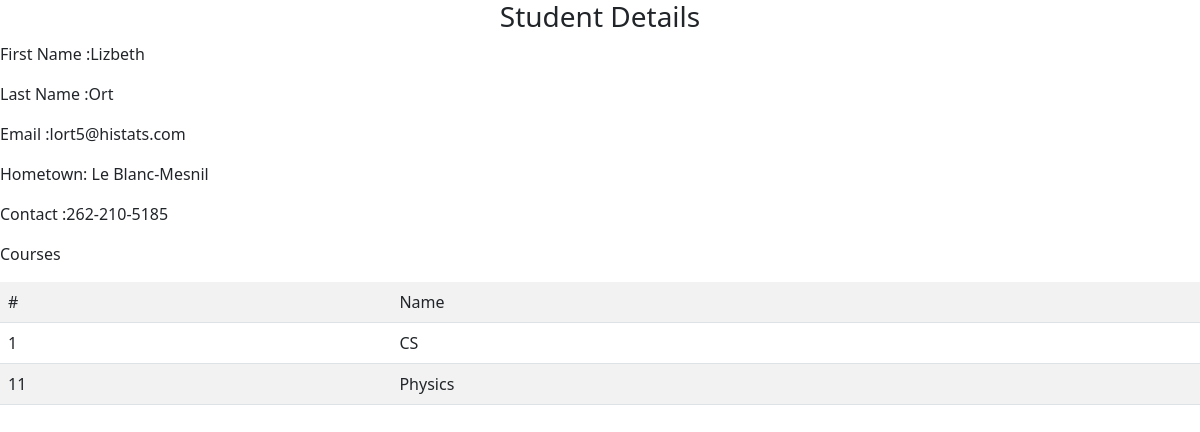
The app's page /student_details/6 with its own data.
### model.py (models this page shows, shortened)
class Student(db.Model):
    __tablename__ = 'student'
    id = db.Column(db.Integer(), primary_key=True)
    first_name = db.Column(db.String())
    last_name = db.Column(db.String())
    email = db.Column(db.String())
    courses  = db.relationship('Course', secondary=student_course, back_populates='students')
    biodata = db.relationship('BioData', back_populates = 'student', uselist=False)

class BioData(db.Model):
    __tablename__ = 'biodata'
    id = db.Column(db.Integer(), primary_key=True)
    hometown = db.Column(db.String())
    contact = db.Column(db.String())
    student_id = db.Column(db.Integer(), db.ForeignKey('student.id'))
    student = db.relationship('Student', back_populates = 'biodata', uselist=False)

class Course(db.Model):
    __tablename__ ='course'
    id =  db.Column(db.Integer(), primary_key=True)
    name = db.Column(db.String())
    students  = db.relationship('Student', secondary=student_course, back_populates='courses')

### app.py (the view)
@app.route('/student_details/<int:id>')
def student_details(id):
    student = Student.query.filter_by(id=id).first()
    return render_template('student-details.html',student=student)

### templates/student-details.html
{% extends 'base.html' %}
{% block main %}
<h3 class="text-center">Student Details</h3>
<p> First Name :{{student.first_name}}</p>
<p> Last Name :{{student.last_name}}</p>
<p> Email :{{student.email}}</p>
<p>Hometown: {{student.biodata.hometown}}</p>
<p>Contact :{{student.biodata.contact}}</p>
{% if student.courses %}
<p>Courses</p>
<table class="table table-striped">
    <tr>
        <td>#</td>
        <td>Name</td>
    </tr>
    {% for course in student.courses  %}
    <tr>
        <td>{{course.id}}</td>
        <td>{{course.name}}</td>
    </tr>
    {% endfor %}
</table>
{% else %}
<p>Student Has not Nrolled for any course</p>
{% endif %}
{% endblock main %}

### records on screen
Student: first_name "Lizbeth", last_name "Ort", email "lort5@histats.com"
BioData: biodata.hometown "Le Blanc-Mesnil", biodata.contact "262-210-5185"
Course: id "1", name "CS"
Course: id "11", name "Physics"
